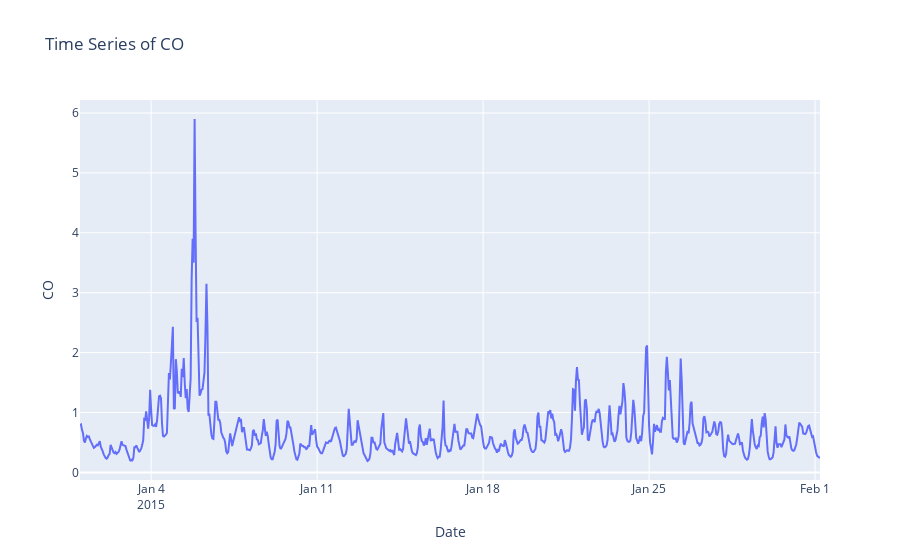

This figure's notebook cell:
### Code cell
diag=px.line(x=dtfr['time'].head(750),y=dtfr['CO'].head(750),labels={'x':'Date','y':'CO'},title='Time Series of CO')
diag.show()

### Figure 1 — Plotly figure (JSON) as saved in the notebook; plotly's stock layout.template omitted (floating-point values rounded to 4 significant figures; data arrays with more than 128 entries replaced by an {"elided": "..."} marker saying what was removed)
{"data": [{"hovertemplate": "Date=%{x}<br>CO=%{y}<extra></extra>", "legendgroup": "", "line": {"color": "#636efa", "dash": "solid"}, "marker": {"symbol": "circle"}, "mode": "lines", "name": "", "orientation": "v", "showlegend": false, "type": "scatter", "x": {"elided": "750 str values"}, "xaxis": "x", "y": {"elided": "750 float values"}, "yaxis": "y"}], "layout": {"legend": {"tracegroupgap": 0}, "title": {"text": "Time Series of CO"}, "xaxis": {"anchor": "y", "domain": [0, 1], "title": {"text": "Date"}}, "yaxis": {"anchor": "x", "domain": [0, 1], "title": {"text": "CO"}}}}
